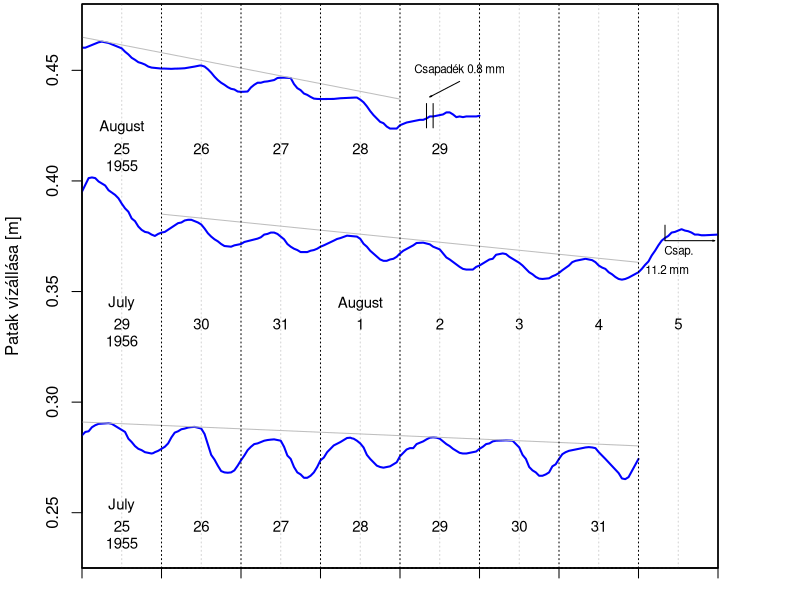

The R source for this figure:
library(zoo)
fig111 <- read.csv("1fig11.csv")
fig111.z <- zoo(as.numeric(fig111[,3]),as.POSIXct(paste(as.character(fig111[,1]),as.character(fig111[,2])),tz="GMT"))

fig112 <- read.csv("2fig11.csv")
fig112.z <- zoo(fig112[,3],as.POSIXct(paste(as.character(fig112[,1]),as.character(fig112[,2])),tz="GMT"))

fig113 <- read.csv("3fig11.csv")
fig113.z <- zoo(fig113[,3],as.POSIXct(paste(as.character(fig113[,1]),as.character(fig113[,2])),tz="GMT"))

##m-be váltás
fig111.z <- fig111.z*.3048
fig112.z <- fig112.z*.3048;
fig113.z <- fig113.z*.304

ytg <- c(0.225,.48)
ttfile=10
ttbbmeret=c(9,6)
postscript(paste0("fig",ttfile,".eps"), paper="special", width=ttbbmeret[1]/2.54, height=ttbbmeret[2]/2.54, horiz=F, point=7)
par(mar=c(1.5,4,0.1,4)+.1)
## Felső
plot(NULL,
     ylim=ytg, yaxs="i",
     xlim=c(ISOdate(1955,8,25,0),ISOdate(1955,9,2,0)), xaxs="i",
     xlab="", ylab="",
     xaxt="n",yaxt="n",
     )
axis(1,at=c(ISOdate(1955,8,25:31,12),ISOdate(1955,9,1,12)),lab=F,tck=1,lty=3,col="lightgray")
lines(fig111.z, lwd=2, col = "blue")
lines(ISOdate(1955,8,c(25,29),0),c(.465,0.437),col="grey")
text(ISOdate(1955,8,29,18),0.45,"Csapadék 0.8 mm",cex=.7)
csapvon <- c(.435,0.424)
lines(ISOdate(1955,8,29,c(8,8)),csapvon)
lines(ISOdate(1955,8,29,c(10,10)),csapvon)
arrows(ISOdate(1955,8,29,18),0.445,ISOdate(1955,8,29,9),.438,.02,15)
par(new=T)
## Középső
plot(NULL,
     ylim=ytg, yaxs="i",
     xlim=c(ISOdate(1956,7,29,0),ISOdate(1956,8,6,0)), xaxs="i",
     xlab="", ylab="",
     xaxt="n", yaxt="n"
     )
lines(fig113.z, lwd=2, col = "blue")
lines(ISOdate(1956,7:8,c(30,5),0),c(.385,.3632),col="grey")
text(ISOdate(1956,8,5,7,45),0.368,"Csap.",adj=0,cex=.7)
text(ISOdate(1956,8,5,2),0.36,"11.2 mm",adj=0,cex=.7)
lines(ISOdate(1956,8,5,c(8,8)),c(.373,.38))
arrows(ISOdate(1956,8,5,8),.373,ISOdate(1956,8,5,23),.373,.02,15)
par(new=T)
## Alsó
plot(NULL,
     ylim=ytg,yaxs="i",
     xlim=c(ISOdate(1955,7,25,0),ISOdate(1955,8,2,0)),xaxs="i",
     ylab="Patak vízállása [m]",xlab="",
     xaxt="n", yaxt="n")
lines(fig112.z, lwd=2, col = "blue")
lines(ISOdate(1955,7:8,c(25,1),0),c(.291,0.2802),col="grey")
## Tengelyek
axis(2,at=c(.25,.30,.35,.40,.45))
axistime <- c(ISOdate(1955,7,25:31,0),ISOdate(1955,8,1:2,0))
axis(1,at=axistime,lab=F)
axis(1,at=axistime[-c(1,length(axistime))],lab=F,tck=1,lty=3)
par(cex=.9)
text(ISOdate(1955,7,25:31,12),.8*.3048,25:31)
text(ISOdate(1955,7,25,12),.775*.3048,1955)
text(ISOdate(1955,7,25,12),.83*.3048,"July")
text(c(ISOdate(1955,7,25:31,12),ISOdate(1955,8,1,12)),1.1*.3048,c(29:31,1:5))
text(ISOdate(1955,7,25,12),1.075*.3048,1956)
text(ISOdate(1955,7,25,12),1.13*.3048,"July")
text(ISOdate(1955,7,28,12),1.13*.3048,"August")
text(ISOdate(1955,7,25:29,12),1.36*.3048,25:29)
text(ISOdate(1955,7,25,12),1.335*.3048,1955)
text(ISOdate(1955,7,25,12),1.392*.3048,"August")
dev.off()
